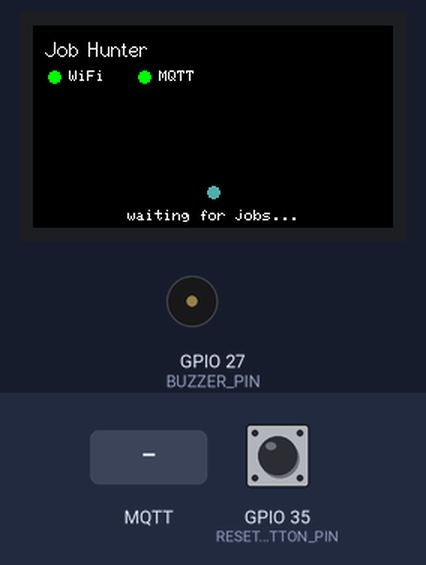
The sketch below on a simulated ESP32. Shown: 240×135 colour display, buzzer (waves = sounding). Inputs (shaded band) come from the test bench; at power-on: GPIO 35 (RESET_BUTTON_PIN) HIGH. WiFi joins after 1.5 s; servers stay silent unless stated; no MQTT or app messages arrive unless stated; not simulated (calls return 0 or success): secrets.h; names the files do not define were given values by the test bench: MQTT_BROKER_PORT = 1883; what the sketch prints to the serial monitor is not drawn.

Above: at 3.3 s.
3.4 s: MQTT message "1" arrives on the first subscribed topic
At 4.8 s:
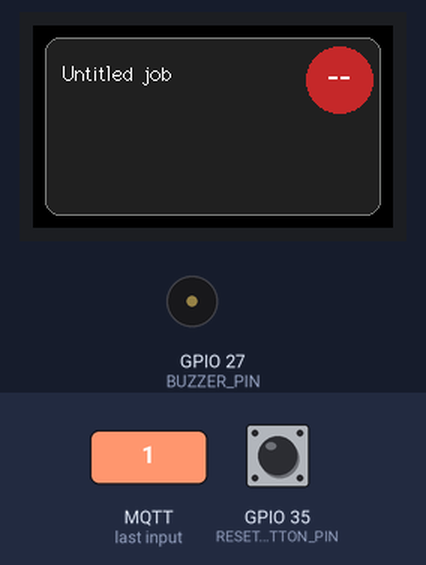
6.4 s: GPIO 35 (RESET_BUTTON_PIN) pulled LOW for 1 s
At 10.1 s:
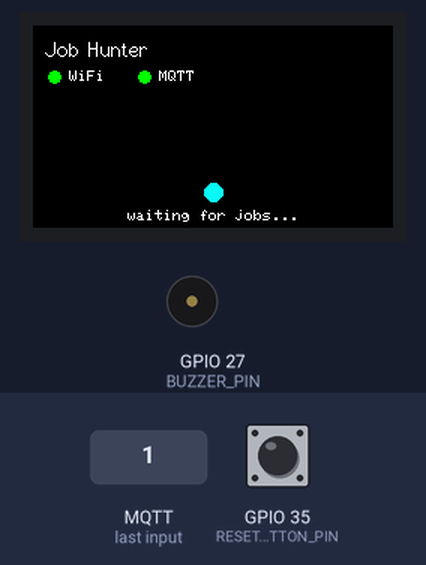
10.4 s: MQTT message "0" arrives on the first subscribed topic
At 11.07 s:
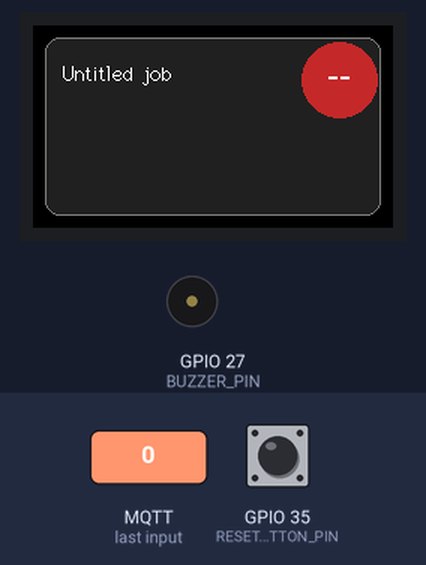
13.4 s: GPIO 35 (RESET_BUTTON_PIN) pulled LOW for 0.15 s
16.5 s: MQTT message "2" arrives on the first subscribed topic
At 16.64 s:
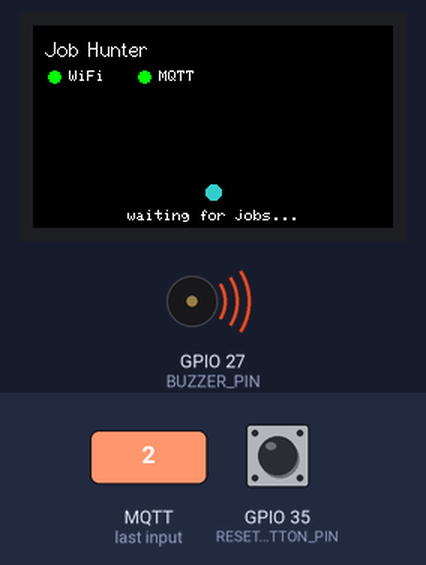
19.5 s: GPIO 35 (RESET_BUTTON_PIN) pulled LOW for 3.2 s
At 23.5 s:
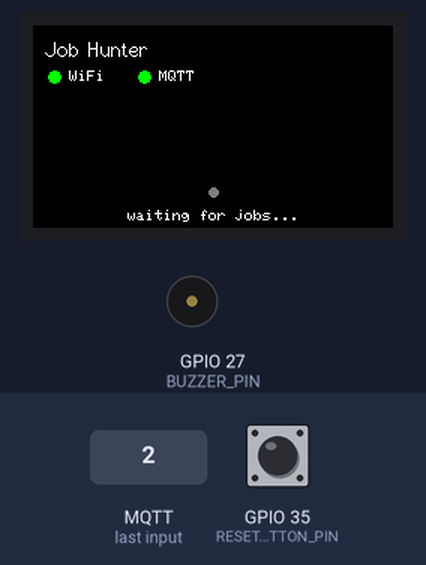
Timing chart, 0 to 25.0 s (numbered marks = the images above; inputs shaded):
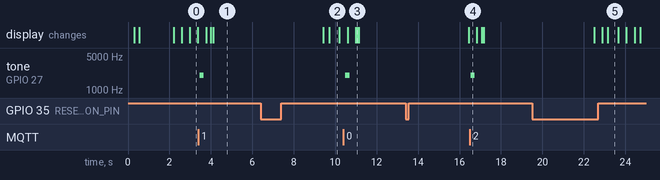

Measured:
- after the input at 3.4 s, tone on GPIO 27 (BUZZER_PIN): silent → 2000 Hz after 0.07 s, → silent 0.20 s later; the display: first changes after 0.36 s (image 1 shows a later state)
- after the input at 6.4 s, the display: first changes after 3.0 s (image 2 shows a later state)
- after the input at 10.4 s, tone on GPIO 27 (BUZZER_PIN): silent → 2000 Hz after 0.10 s, → silent 0.20 s later; the display: first changes after 0.19 s (image 3 shows a later state)
- after the input at 16.5 s, tone on GPIO 27 (BUZZER_PIN): silent → 2000 Hz at once, → silent 0.20 s later
- after the input at 19.5 s, the display: first changes after 3.0 s (image 5 shows a later state)

The sketch:

notification_display.ino
```cpp
/*
  Job notification pager display for LilyGO T-Display (ESP32, 240x135 ST7789).

  Idle screen shows WiFi/MQTT status and a breathing "waiting" dot. When a
  job-match notification arrives over MQTT, a card slides in from the right
  with the job title, a color-coded score badge (matching the score bands
  used in gui/main_window.py: >=80 green, 65-79 amber, 50-64 orange, <50 red),
  and the payload's "message" field (company name, from pipeline.py) below a
  divider line; the badge does a small bounce, then the card holds for 10s
  before returning to idle. A new notification arriving mid-animation/hold
  interrupts and restarts immediately with the new job.

  The idle screen also tracks a running count of good matches (every MQTT
  notification is already a match that cleared MATCH_SCORE_THRESHOLD on the
  Python side, so each one just increments the count). Pressing the GPIO35
  button resets the count to 0 and hides it from the idle screen until a
  fresh notification arrives.

  An active-low buzzer on GPIO27 (driven via tone()/noTone()) gives a short
  beep whenever a new notification arrives. GPIO37 cannot be used for this:
  it's one of the ESP32's input-only pins (34-39) with no output driver.

  Libraries required (Arduino Library Manager):
    - TFT_eSPI (Bodmer)      - see ../README.md for the required User_Setup
    - ArduinoJson (v7+)
    - PubSubClient (Nick O'Leary)

  Setup: copy secrets.h.example to secrets.h in this folder and fill in your
  WiFi credentials MQTT_* from MQTT broker.
*/

#include <math.h>
#include <WiFi.h>
#include <PubSubClient.h>
#include <TFT_eSPI.h>
#include <ArduinoJson.h>
#include "secrets.h"

// ---------- Display ----------
TFT_eSPI tft = TFT_eSPI();
TFT_eSprite sprite = TFT_eSprite(&tft);


const int SCREEN_W = 240;
const int SCREEN_H = 135;
const int CARD_X = 8;

// ---------- Reset button ----------
const int RESET_BUTTON_PIN = 35;
const unsigned long BUTTON_DEBOUNCE_MS = 50;
int lastButtonReading = HIGH;
int stableButtonState = HIGH;
unsigned long lastButtonChangeMs = 0;

int goodMatchCount = 0;

// ---------- Buzzer (active-low: tone()/noTone() drive it, LOW = sounding) ----------
const int BUZZER_PIN = 27;
const int BUZZER_TONE_HZ = 2000;
const unsigned long BUZZER_BEEP_MS = 150;
unsigned long buzzerOffAtMs = 0;

// ---------- Network ----------
WiFiClient wifiClient;
PubSubClient mqttClient(wifiClient);

// ---------- Animation timing ----------
const unsigned long SLIDE_DURATION_MS = 350;
const unsigned long BOUNCE_DURATION_MS = 250;
const unsigned long HOLD_DURATION_MS = 5000;
const unsigned long FRAME_INTERVAL_MS = 20;

enum DisplayState { STATE_IDLE, STATE_SLIDE_IN, STATE_BOUNCE, STATE_HOLD };
DisplayState state = STATE_IDLE;
unsigned long stateStartMs = 0;
unsigned long lastFrameMs = 0;

struct JobNotification {
  String title = "";
  String message = "";
  int score = -1;
};
JobNotification currentJob;

// ---------- Color helpers (bands match gui/main_window.py SCORE_COLORS) ----------

void scoreColors(int score, uint16_t &bg, uint16_t &fg) {
  if (score >= 80)      { bg = sprite.color565(0x2e, 0x7d, 0x32); fg = TFT_WHITE; }
  else if (score >= 65) { bg = sprite.color565(0xf9, 0xa8, 0x25); fg = sprite.color565(0x1a, 0x1a, 0x1a); }
  else if (score >= 50) { bg = sprite.color565(0xef, 0x6c, 0x00); fg = TFT_WHITE; }
  else                  { bg = sprite.color565(0xc6, 0x28, 0x28); fg = TFT_WHITE; }
}

uint16_t lerpColor565(uint16_t c1, uint16_t c2, float t) {
  if (t <= 0) return c1;
  if (t >= 1) return c2;
  uint8_t r1 = (c1 >> 11) & 0x1F, g1 = (c1 >> 5) & 0x3F, b1 = c1 & 0x1F;
  uint8_t r2 = (c2 >> 11) & 0x1F, g2 = (c2 >> 5) & 0x3F, b2 = c2 & 0x1F;
  uint8_t r = r1 + (uint8_t)((r2 - r1) * t);
  uint8_t g = g1 + (uint8_t)((g2 - g1) * t);
  uint8_t b = b1 + (uint8_t)((b2 - b1) * t);
  return (r << 11) | (g << 5) | b;
}

// ---------- Easing ----------

float easeOutCubic(float t) {
  float f = t - 1.0f;
  return f * f * f + 1.0f;
}

// Single overshoot bounce: rises to ~1.15x scale then settles to 1.0x.
float bounceScale(float t) {
  if (t < 0.6f) {
    return 1.0f + 0.15f * easeOutCubic(t / 0.6f);
  }
  return 1.15f - 0.15f * easeOutCubic((t - 0.6f) / 0.4f);
}

// ---------- Text wrapping (greedy word-wrap to 2 lines, ellipsis on overflow) ----------
// Used for both the job title (font 2) and the message line (font 1) below it;
// caller must set the desired font before calling, since wrapping measures
// against the sprite's currently active font.

void wrapText(const String &text, String &line1, String &line2, int maxWidth) {
  String remaining = text;
  remaining.trim();

  int fitEnd = 0;
  while (fitEnd < (int)remaining.length() &&
         sprite.textWidth(remaining.substring(0, fitEnd + 1)) <= maxWidth) {
    fitEnd++;
  }
  if (fitEnd >= (int)remaining.length()) {
    line1 = remaining;
    line2 = "";
    return;
  }

  int splitAt = remaining.lastIndexOf(' ', fitEnd);
  if (splitAt <= 0) splitAt = fitEnd;
  line1 = remaining.substring(0, splitAt);
  line1.trim();

  String rest = remaining.substring(splitAt);
  rest.trim();

  int restFitEnd = 0;
  while (restFitEnd < (int)rest.length() &&
         sprite.textWidth(rest.substring(0, restFitEnd + 1) + "...") <= maxWidth) {
    restFitEnd++;
  }
  if (restFitEnd >= (int)rest.length()) {
    line2 = rest;
  } else {
    line2 = rest.substring(0, restFitEnd);
    line2.trim();
    line2 += "...";
  }
}

// ---------- Rendering ----------

void drawIdleScreen() {
  sprite.fillSprite(TFT_BLACK);

  sprite.setTextDatum(TL_DATUM);
  sprite.setTextColor(TFT_WHITE, TFT_BLACK);
  sprite.setTextFont(2);
  sprite.drawString("Job Hunter", 8, 8);

  bool wifiConnected = (WiFi.status() == WL_CONNECTED);
  bool mqttConnected = mqttClient.connected();
  int dotY = 34;
  sprite.setTextFont(1);
  sprite.fillCircle(14, dotY, 4, wifiConnected ? TFT_GREEN : TFT_RED);
  sprite.drawString("WiFi", 24, dotY - 4);
  sprite.fillCircle(74, dotY, 4, mqttConnected ? TFT_GREEN : TFT_RED);
  sprite.drawString("MQTT", 84, dotY - 4);

  if (goodMatchCount > 0) {
    sprite.setTextDatum(MC_DATUM);
    sprite.setTextColor(TFT_CYAN, TFT_BLACK);
    sprite.setTextFont(7);
    sprite.drawString(String(goodMatchCount), SCREEN_W / 2, 78);

    sprite.setTextFont(1);
    sprite.setTextColor(TFT_WHITE, TFT_BLACK);
    sprite.drawString(goodMatchCount == 1 ? "good match" : "good matches", SCREEN_W / 2, SCREEN_H - 8);
    sprite.setTextDatum(TL_DATUM);
  } else {
    float phase = (millis() % 3000) / 3000.0f;
    float pulse = (sinf(phase * 2.0f * PI) + 1.0f) / 2.0f;
    int radius = 3 + (int)(pulse * 4);
    uint16_t dotColor = lerpColor565(TFT_DARKGREY, TFT_CYAN, pulse);
    sprite.fillCircle(SCREEN_W / 2, SCREEN_H - 24, radius, dotColor);

    sprite.setTextDatum(MC_DATUM);
    sprite.drawString("waiting for jobs...", SCREEN_W / 2, SCREEN_H - 8);
    sprite.setTextDatum(TL_DATUM);
  }

  sprite.pushSprite(0, 0);
}

void drawNotificationFrame(int cardX, float badgeScale) {
  sprite.fillSprite(TFT_BLACK);

  int cardW = SCREEN_W - 16;
  int cardH = SCREEN_H - 16;
  int cardY = 8;
  uint16_t cardBg = sprite.color565(0x20, 0x20, 0x20);

  sprite.fillRoundRect(cardX, cardY, cardW, cardH, 10, cardBg);
  sprite.drawRoundRect(cardX, cardY, cardW, cardH, 10, TFT_DARKGREY);

  uint16_t badgeBg, badgeFg;
  scoreColors(currentJob.score, badgeBg, badgeFg);
  int badgeCx = cardX + cardW - 28;
  int badgeCy = cardY + 28;
  int radius = (int)(22 * badgeScale);
  sprite.fillCircle(badgeCx, badgeCy, radius, badgeBg);
  sprite.setTextDatum(MC_DATUM);
  sprite.setTextColor(badgeFg, badgeBg);
  sprite.setTextFont(4);
  sprite.drawString(currentJob.score >= 0 ? String(currentJob.score) : "--", badgeCx, badgeCy);

  int titleMaxWidth = cardW - 70;
  String titleLine1, titleLine2;
  sprite.setTextFont(2);
  wrapText(currentJob.title, titleLine1, titleLine2, titleMaxWidth);
  sprite.setTextDatum(TL_DATUM);
  sprite.setTextColor(TFT_WHITE, cardBg);
  sprite.drawString(titleLine1, cardX + 12, cardY + 16);
  sprite.drawString(titleLine2, cardX + 12, cardY + 38);

  if (currentJob.message.length() > 0) {
    sprite.drawFastHLine(cardX + 12, cardY + 58, cardW - 24, TFT_DARKGREY);

    int msgMaxWidth = cardW - 24;
    String msgLine1, msgLine2;
    sprite.setTextFont(1);
    wrapText(currentJob.message, msgLine1, msgLine2, msgMaxWidth);
    sprite.setTextColor(TFT_LIGHTGREY, cardBg);
    sprite.drawString(msgLine1, cardX + 12, cardY + 66);
    sprite.drawString(msgLine2, cardX + 12, cardY + 78);
  }

  sprite.pushSprite(0, 0);
}

void updateDisplay() {
  unsigned long now = millis();
  if (now - lastFrameMs < FRAME_INTERVAL_MS) return;
  lastFrameMs = now;

  unsigned long elapsed = now - stateStartMs;

  switch (state) {
    case STATE_IDLE:
      drawIdleScreen();
      break;

    case STATE_SLIDE_IN: {
      float t = min(1.0f, (float)elapsed / (float)SLIDE_DURATION_MS);
      float eased = easeOutCubic(t);
      int cardX = CARD_X + (int)((1.0f - eased) * (SCREEN_W - CARD_X));
      drawNotificationFrame(cardX, 1.0f);
      if (t >= 1.0f) {
        state = STATE_BOUNCE;
        stateStartMs = now;
      }
      break;
    }

    case STATE_BOUNCE: {
      float t = min(1.0f, (float)elapsed / (float)BOUNCE_DURATION_MS);
      drawNotificationFrame(CARD_X, bounceScale(t));
      if (t >= 1.0f) {
        state = STATE_HOLD;
        stateStartMs = now;
      }
      break;
    }

    case STATE_HOLD:
      drawNotificationFrame(CARD_X, 1.0f);
      if (elapsed >= HOLD_DURATION_MS) {
        state = STATE_IDLE;
        stateStartMs = now;
      }
      break;
  }
}

// ---------- Networking ----------

void connectWiFi() {
  if (WiFi.status() == WL_CONNECTED) return;
  Serial.printf("Connecting to WiFi SSID '%s'...\n", WIFI_SSID);
  WiFi.begin(WIFI_SSID, WIFI_PASSWORD);
  unsigned long start = millis();
  while (WiFi.status() != WL_CONNECTED && millis() - start < 15000) {
    delay(500);
    Serial.print(".");
  }
  if (WiFi.status() == WL_CONNECTED) {
    Serial.printf("\nWiFi connected, IP: %s\n", WiFi.localIP().toString().c_str());
  } else {
    Serial.println("\nWiFi connect timed out, will retry.");
  }
}

void onMqttMessage(char* topic, byte* payload, unsigned int length) {
  JsonDocument doc;
  DeserializationError err = deserializeJson(doc, payload, length);
  if (err) {
    Serial.printf("[MQTT] JSON parse failed: %s\n", err.c_str());
    return;
  }

  currentJob.title = String((const char*)(doc["title"] | "Untitled job"));
  currentJob.message = String((const char*)(doc["message"] | ""));
  currentJob.score = doc["score"] | -1;
  goodMatchCount++;

  Serial.printf("[MQTT] Notification: '%s' score=%d (good match count: %d)\n",
                currentJob.title.c_str(), currentJob.score, goodMatchCount);

  state = STATE_SLIDE_IN;
  stateStartMs = millis();

  tone(BUZZER_PIN, BUZZER_TONE_HZ);
  buzzerOffAtMs = millis() + BUZZER_BEEP_MS;
}

void connectMqtt() {
  if (mqttClient.connected()) return;
  mqttClient.setServer(MQTT_BROKER_HOST, MQTT_BROKER_PORT);
  mqttClient.setCallback(onMqttMessage);

  String clientId = "tdisplay-notif-" + String((uint32_t)ESP.getEfuseMac(), HEX);
  Serial.printf("Connecting to MQTT broker %s:%d as '%s'...\n", MQTT_BROKER_HOST, MQTT_BROKER_PORT, clientId.c_str());

  if (mqttClient.connect(clientId.c_str(), MQTT_USERNAME, MQTT_PASSWORD)) {
    Serial.println("MQTT connected.");
    mqttClient.subscribe(MQTT_TOPIC);
    Serial.printf("Subscribed to '%s'\n", MQTT_TOPIC);
  } else {
    Serial.printf("MQTT connect failed, rc=%d. Will retry.\n", mqttClient.state());
  }
}

// ---------- Reset button ----------

void checkResetButton() {
  int reading = digitalRead(RESET_BUTTON_PIN);
  unsigned long now = millis();

  if (reading != lastButtonReading) {
    lastButtonChangeMs = now;
    lastButtonReading = reading;
  }

  if (now - lastButtonChangeMs >= BUTTON_DEBOUNCE_MS && reading != stableButtonState) {
    stableButtonState = reading;
    if (stableButtonState == LOW) {
      goodMatchCount = 0;
      Serial.println("[Button] Good match count reset.");
    }
  }
}

// ---------- Buzzer ----------

void checkBuzzer() {
  if (buzzerOffAtMs != 0 && millis() >= buzzerOffAtMs) {
    noTone(BUZZER_PIN);
    buzzerOffAtMs = 0;
  }
}

// ---------- Arduino entry points ----------

void setup() {
  Serial.begin(115200);
  delay(300);

  pinMode(RESET_BUTTON_PIN, INPUT);
  pinMode(BUZZER_PIN, OUTPUT);
  digitalWrite(BUZZER_PIN, HIGH); // active-low: HIGH = silent

  // Default PubSubClient buffer (256 bytes) is too small for the topic +
  // JSON payload (title/message/url can push well past that); packets over
  // the limit are silently dropped rather than erroring.
  mqttClient.setBufferSize(1024);

  tft.init();
  tft.setRotation(1);
  sprite.createSprite(SCREEN_W, SCREEN_H);

  drawIdleScreen();

  connectWiFi();
  connectMqtt();

  stateStartMs = millis();
}

void loop() {
  if (WiFi.status() != WL_CONNECTED) {
    connectWiFi();
  }
  if (!mqttClient.connected()) {
    connectMqtt();
  }
  mqttClient.loop();

  checkResetButton();
  checkBuzzer();
  updateDisplay();
}
```
